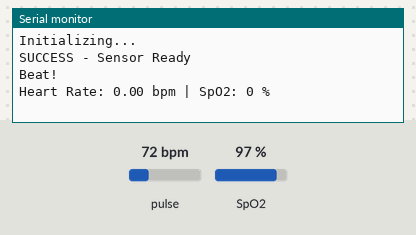
This sketch was run on a simulated ESP8266 (NodeMCU). Parts: the last lines printed to the serial monitor. The inputs (shaded band) are chosen by the test bench; at power-on: pulse 72 bpm, SpO2 97 %.

Above: at 1.2 s.
1.3 s: pulse set to 42 bpm
At 2.7 s:
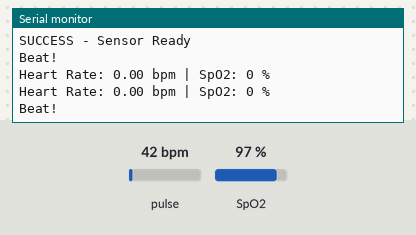
2.8 s: SpO2 set to 80 %
At 3.6 s:
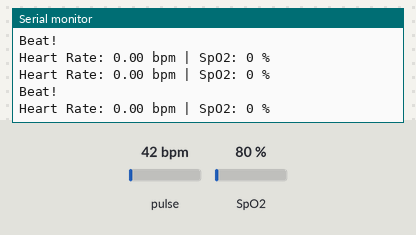
4.3 s: pulse set to 70 bpm
At 7.7 s:
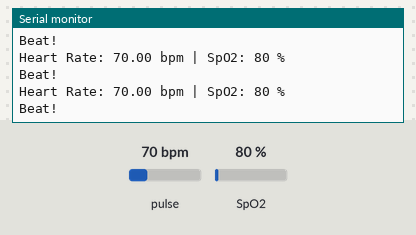
Timing chart, 0 to 9.2 s (numbered marks = the images above; inputs shaded):
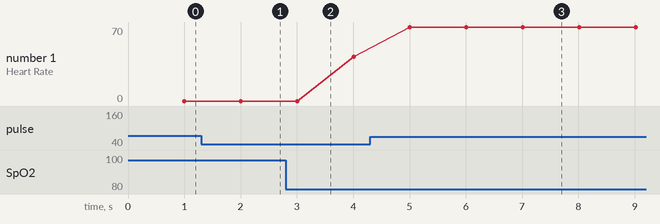

The sketch:

pulse-oximeter-max30100.ino
```cpp
#include <Wire.h>
#include "MAX30100_PulseOximeter.h"

#define REPORTING_PERIOD_MS 1000

PulseOximeter pox;
uint32_t tsLastReport = 0;

void onBeatDetected()
{
  Serial.println("Beat!");
}

void setup()
{
  Serial.begin(115200);
  Wire.begin(D2, D1);   // Important

  Serial.println("Initializing...");

  if (!pox.begin()) {
    Serial.println("FAILED");
    while (1);
  }

  pox.setIRLedCurrent(MAX30100_LED_CURR_7_6MA);
  pox.setOnBeatDetectedCallback(onBeatDetected);

  Serial.println("SUCCESS - Sensor Ready");
}

void loop()
{
  pox.update();

  if (millis() - tsLastReport > REPORTING_PERIOD_MS) {
    Serial.print("Heart Rate: ");
    Serial.print(pox.getHeartRate());
    Serial.print(" bpm | SpO2: ");
    Serial.print(pox.getSpO2());
    Serial.println(" %");

    tsLastReport = millis();
  }
}
```

Measured:
- after the input at 4.3 s, the serial monitor: prints a new line after 0.71 s (image 3)
- plotted number 1: 42 → 70 after the input at 4.3 s
